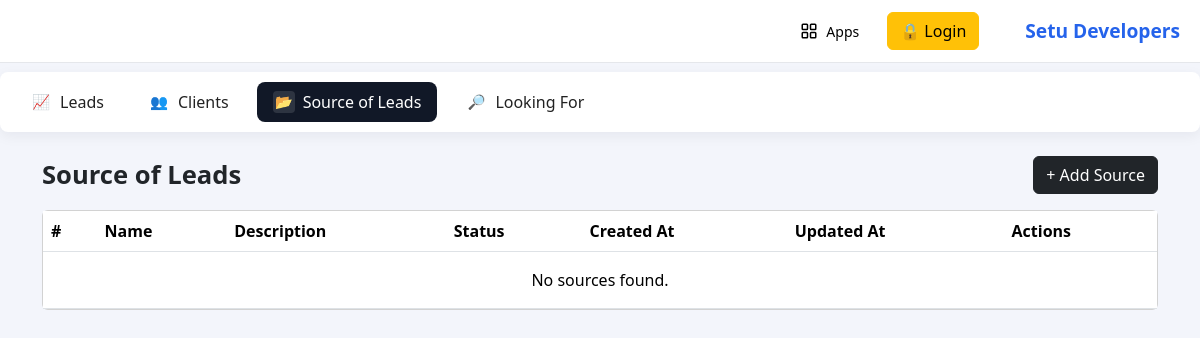
The app's page /admin/leads/sources.php, older data.
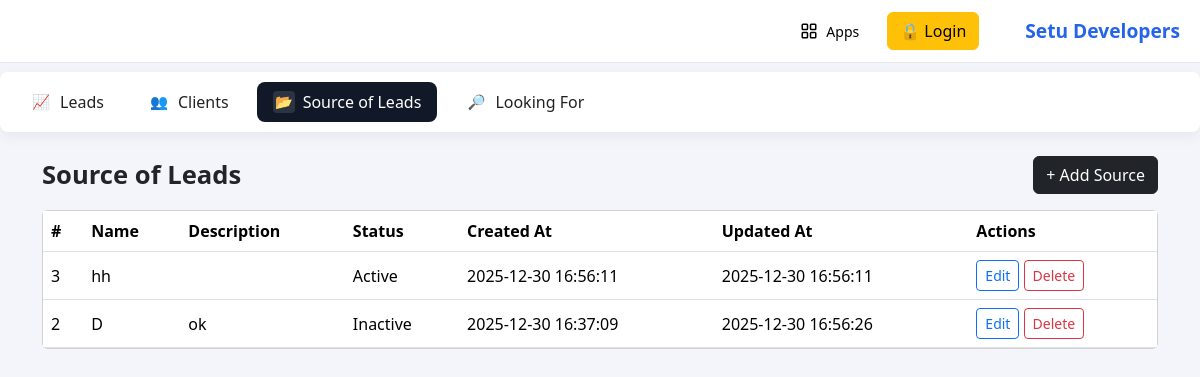
The same page, newer data.
### tables this page shows
CREATE TABLE IF NOT EXISTS `lead_sources` (
  `id` int NOT NULL AUTO_INCREMENT,
  `name` varchar(191) NOT NULL,
  `description` text,
  `status` tinyint(1) DEFAULT '1',
  `created_at` datetime DEFAULT CURRENT_TIMESTAMP,
  `updated_at` datetime DEFAULT CURRENT_TIMESTAMP ON UPDATE CURRENT_TIMESTAMP,
  PRIMARY KEY (`id`),
  KEY `idx_lead_sources_name` (`name`)
);

### admin/leads/leads_source_list_fragment.php (the view)
<?php
include_once __DIR__ . '/../config/db.php';
$res = $con->query("SELECT * FROM lead_sources ORDER BY id DESC");
function esc($v){ return htmlspecialchars($v); }
?>
<div class="table-responsive">
  <table class="table table-hover align-middle mb-0">
    <thead>
      <tr>
        <th>#</th>
        <th>Name</th>
        <th>Description</th>
        <th>Status</th>
        <th>Created At</th>
        <th>Updated At</th>
        <th>Actions</th>
      </tr>
    </thead>
    <tbody>
    <?php if ($res && $res->num_rows): while ($row = $res->fetch_assoc()): ?>
      <tr data-id="<?= esc($row['id']) ?>">
        <td><?= esc($row['id']) ?></td>
        <td><?= esc(isset($row['name']) ? $row['name'] : (isset($row['title']) ? $row['title'] : '')) ?></td>
        <td><?= esc(isset($row['description']) ? $row['description'] : '') ?></td>
        <?php
          $rawStatus = isset($row['status']) ? $row['status'] : '';
          if ($rawStatus === '1' || $rawStatus === 1) {
            $statusLabel = 'active';
          } elseif ($rawStatus === '0' || $rawStatus === 0) {
            $statusLabel = 'inactive';
          } else {
            $statusLabel = strtolower((string)$rawStatus) ?: 'inactive';
          }
        ?>
        <td><?= esc(ucfirst($statusLabel)) ?></td>
        <td><?= esc($row['created_at']) ?></td>
        <td><?= esc($row['updated_at']) ?></td>
        <td>
          <button class="btn btn-sm btn-outline-primary btn-edit-source">Edit</button>
          <button class="btn btn-sm btn-outline-danger btn-delete-source">Delete</button>
        </td>
      </tr>
    <?php endwhile; else: ?>
      <tr><td colspan="7" class="text-center py-3">No sources found.</td></tr>
    <?php endif; ?>
    </tbody>
  </table>
</div>

### admin/leads/sources.php (shortened to what this page needs)
<?php
include_once __DIR__ . '/../config/db.php';
?>
<!DOCTYPE html>
<html lang="en">
<head>
  <link href="https://cdn.jsdelivr.net/npm/bootstrap@5.3.3/dist/css/bootstrap.min.css" rel="stylesheet">
</head>
<body>
<?php include_once __DIR__ . '/../includes/header.php'; ?>
<div class="page-wrap">
  <?php include_once __DIR__ . '/../includes/navbar-sales.php'; ?>
  <div class="container py-4">
    <div class="d-flex justify-content-between align-items-center mb-3">
      <h4 class="section-title mb-0">Source of Leads</h4>
      <button id="btnAddSource" class="btn btn-dark">+ Add Source</button>
    </div>
    <div class="card">
      <div class="card-body p-0">
        <div id="sourcesList">
          <?php include __DIR__ . '/leads_source_list_fragment.php'; ?>
        </div>
      </div>
    </div>
  </div>
</div>
</body>
</html>

### admin/includes/header.php (shortened to what this page needs)
<div class="header-fixed">
  <button class="apps-btn" id="appsBtn">
    <svg class="menu-icon" viewBox="0 0 24 24" fill="none" stroke="currentColor" stroke-width="2">
      <rect x="3" y="3" width="7" height="7" rx="1"/>
      <rect x="14" y="3" width="7" height="7" rx="1"/>
      <rect x="14" y="14" width="7" height="7" rx="1"/>
      <rect x="3" y="14" width="7" height="7" rx="1"/>
    </svg>
    Apps
  </button>
  <a href="developer_login.php" class="btn btn-warning me-2">🔒 Login</a>
  <span style="font-size:1.2rem;font-weight:600;color:#2563eb; margin-left:18px;">Setu Developers</span>
</div>

### admin/includes/navbar-sales.php (shortened to what this page needs)
<?php
$current = basename($_SERVER['PHP_SELF'] ?? '');
function nav_class($target, $current) {
  return $current === $target ? 'top-nav-pill active' : 'top-nav-pill';
}
?>
<div class="top-nav-wrapper">
  <a class="<?php echo nav_class('leads.php', $current); ?>" href="leads.php"><span class="icon">📈</span> Leads</a>
  <a class="<?php echo nav_class('clients.php', $current); ?>" href="clients.php"><span class="icon">👥</span> Clients</a>
  <a class="<?php echo nav_class('sources.php', $current); ?>" href="sources.php"><span class="icon">📂</span> Source of Leads</a>
  <a class="<?php echo nav_class('looking_for.php', $current); ?>" href="looking_for.php"><span class="icon">🔎</span> Looking For</a>
</div>

### admin/leads/sources.php (style rules this page uses)
body { background:#f3f5fb; font-family:system-ui, -apple-system, BlinkMacSystemFont, "Segoe UI", sans-serif; }
.page-wrap { max-width:1200px; margin:0 auto; padding-top:72px; }
.section-title { font-size:1.6rem; font-weight:700; }

### admin/includes/header.php (style rules this page uses)
.header-fixed { position: fixed; top: 0; left: 0; width: 100%; z-index: 2000; background: white; border-bottom: 1px solid #e5e7eb; padding: 12px 20px; box-sizing: border-box; overflow: visible; display: flex; align-items: center; gap: 20px; justify-content: flex-end; }
.apps-btn { display: flex; align-items: center; gap: 8px; background: none; border: none; font-size: 14px; font-weight: 500; cursor: pointer; padding: 8px; border-radius: 6px; transition: background 0.2s; }
.menu-icon { width: 18px; height: 18px; }
.header-fixed span { white-space: nowrap; overflow: visible; text-overflow: ellipsis; }

### admin/includes/navbar-sales.php (style rules this page uses)
.top-nav-wrapper { background: #ffffff; border-radius: 8px; padding: 10px 14px; box-shadow: 0 4px 14px rgba(15,23,42,0.06); display: flex; gap: 12px; align-items: center; flex-wrap: wrap; }
.top-nav-wrapper .top-nav-pill { padding: 8px 16px; border-radius: 8px; background: transparent; color: #222; font-weight: 500; text-decoration: none; cursor: pointer; display: inline-flex; gap: 8px; align-items: center; }
.top-nav-wrapper .top-nav-pill.active, .top-nav-wrapper .top-nav-pill:hover { background: #111827; color: #fff; }
.top-nav-wrapper .top-nav-pill .icon { display: inline-flex; align-items: center; justify-content: center; width: 22px; height: 22px; border-radius: 4px; background: rgba(255,255,255,0.12); font-size: 0.9rem; }

Row changes from the older to the newer data that the page shows:
added lead_sources: id "3", name "hh", status "Active", created_at "2025-12-30 16:56:11", updated_at "2025-12-30 16:56:11"
added lead_sources: id "2", name "D", description "ok", status "Inactive", created_at "2025-12-30 16:37:09", updated_at "2025-12-30 16:56:26"
Text that changed along with them:
text no longer shown: "No sources found."
